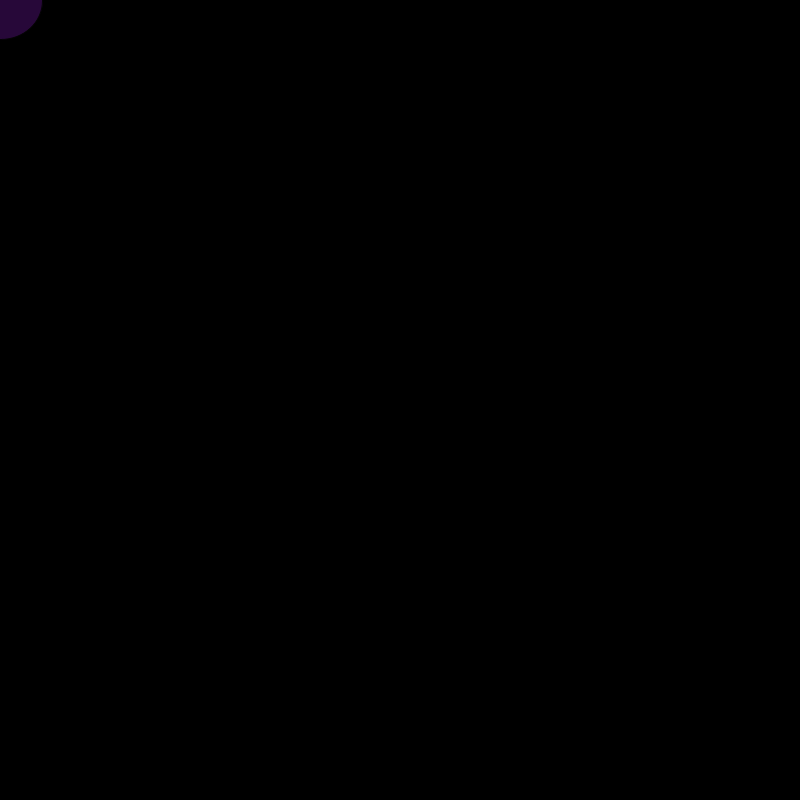
Frame 1 (no input)
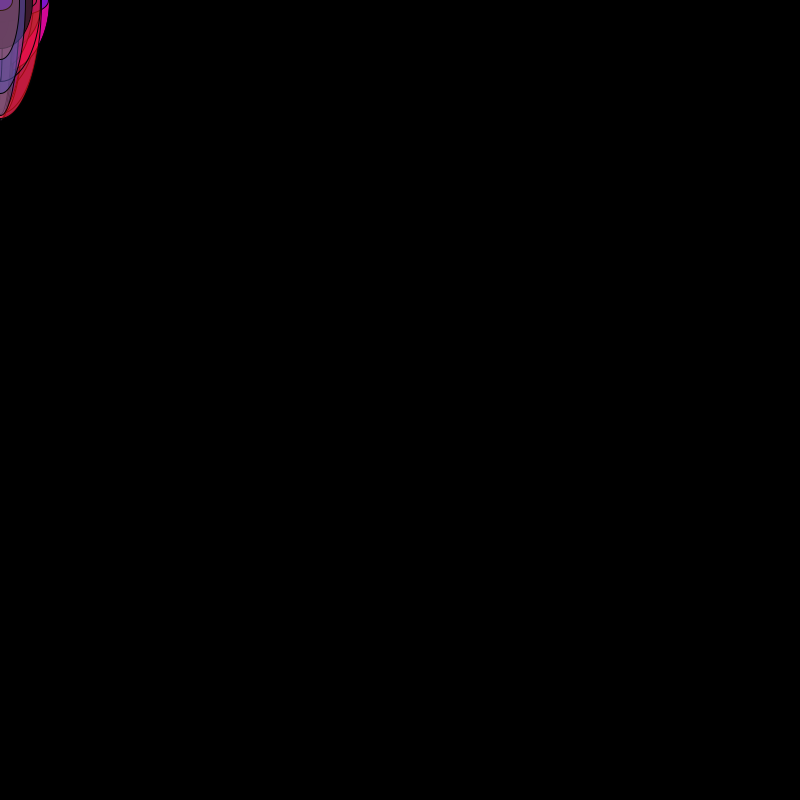
Frame 60 (the mouse pressed at the canvas centre just before this capture)
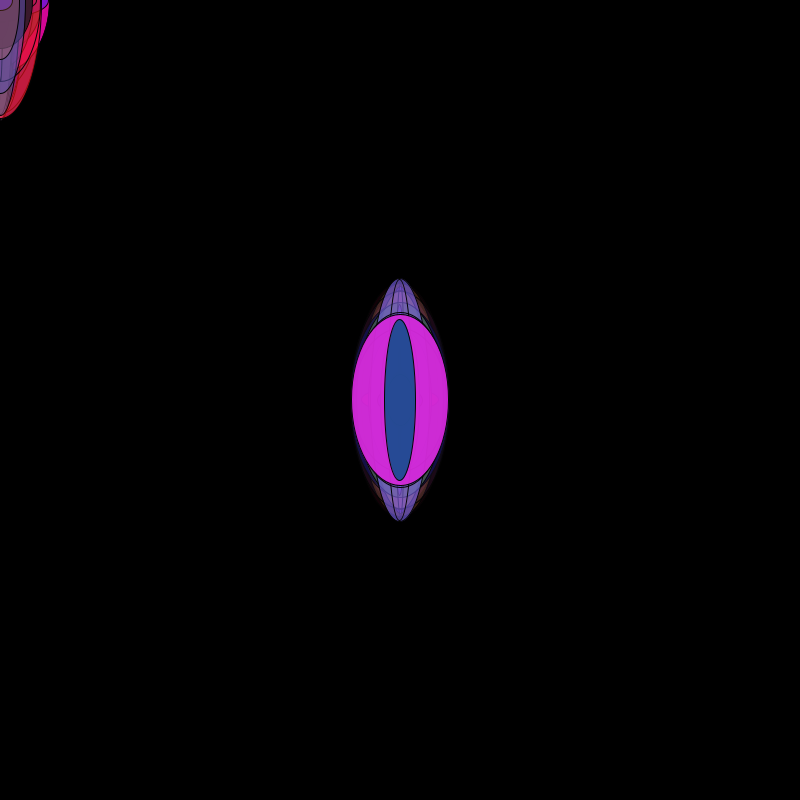
Frame 120 (the mouse held since frame 60 and released just before this capture)

The Processing sketch that drew these frames (run headless with seeded random() and noise(); from frame 60 on, the mouse is pressed at the canvas centre):

// Processing sketch: icicles_2
// ── icicles_2.pde
void setup() {
size(800,800);
background(0);
frameRate(10);
smooth();
}

void draw ()
{
  fill(random(255),random(0,128),random(255), random(0,255));
  stroke(3);
  ellipse(mouseX,mouseY,random(0,100),random(250));
}
